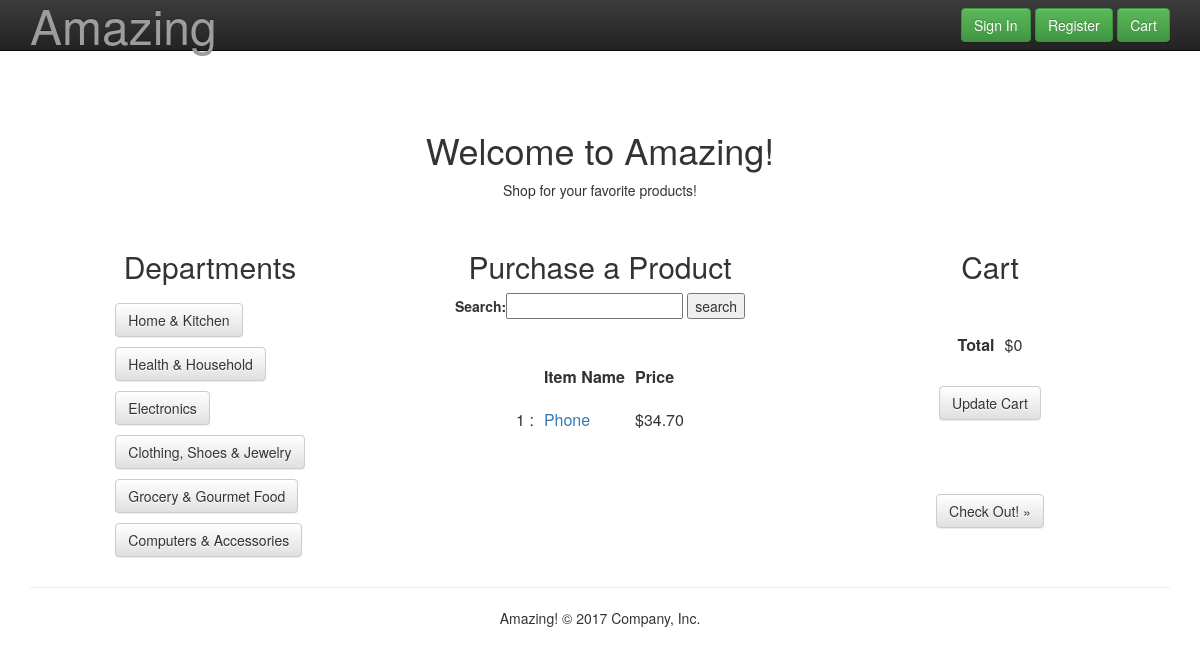
/search/department?department=3, run on an earlier commit of the app's database.
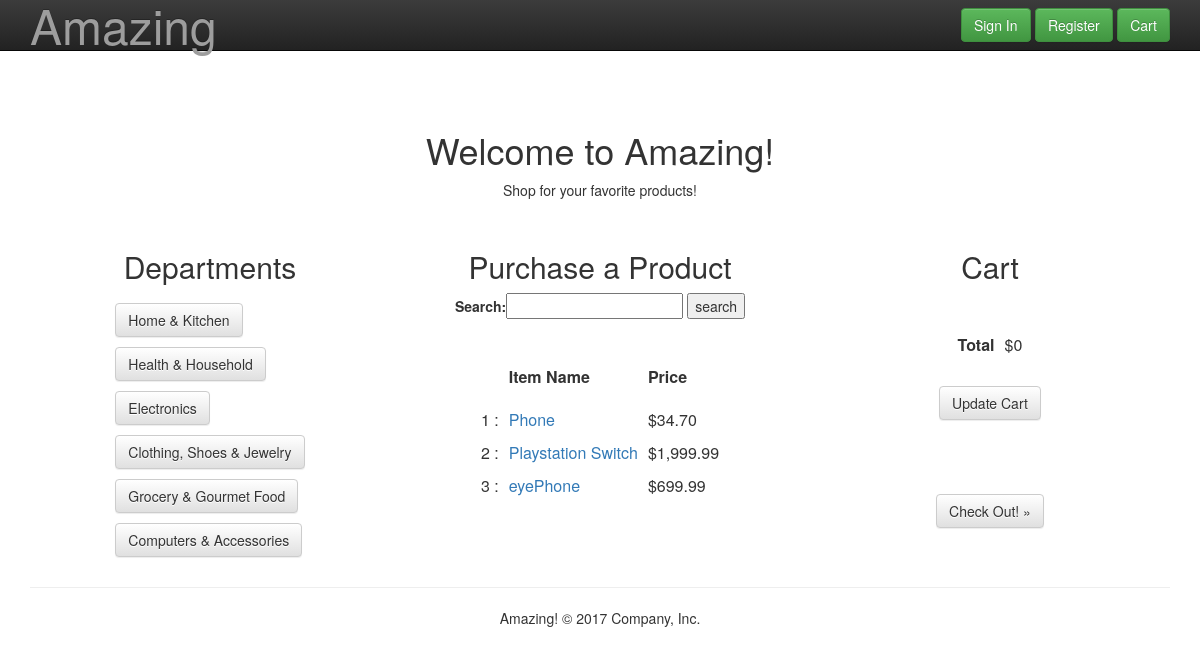
And on a later commit of the database.
### item/models.py (models this page shows, shortened)
class Item(models.Model):
	name = models.CharField(max_length=100)
	seller_name = models.CharField(max_length=100)
	price = models.FloatField()
	description = models.TextField(max_length=500)
	image = models.ImageField(blank=True, null=True)
	department = models.IntegerField(choices=DEPT_CHOICES,default=1)

### search/views.py (the view)
def department(request):
  cart = Cart(request)
  search = request.GET.get('department')
  print(search)
  items = Item.objects.filter(department=search)
  numResults = len(items)
  itemList = []
  total = 0
  for item in cart:
    itemList.append(item)
    total += item.total_price
  print(itemList)
  CartFormSet = formset_factory(CartForm, extra=0)
  if request.method == "POST" and len(itemList) > 0:
    formset = CartFormSet(request.POST)
    if(formset.is_valid()):
      index = 0
      for form in formset:
        item = Item.objects.get(pk=itemList[index].object_id)
        cart.update(item,form.cleaned_data['quantity'],itemList[index].unit_price)
        index += 1
    else:
      print (formset.errors)
    cart = Cart(request)
    total = 0
    for item in cart:
      total += item.total_price
    formset = CartFormSet(initial=[{'itemId' : item.object_id,
      'quantity' : item.quantity, 'name' : item.product.name, 'total_price' : item.total_price} for item in cart])
    message = 'Your Cart'
    return render(request,"search.html",{
      's_form':SearchForm(),
      'cart' : cart,
      'formset' : formset,
      'total' : total,
      'user' : request.user,
      'items' : items,
      'search' : search,
      'numResults' : numResults,
      })
  else:
    formset = CartFormSet(initial=[{'itemId' : item.object_id,
      'quantity' : item.quantity, 'name' : item.product.name, 'total_price' : item.total_price} for item in cart])
    message = 'Your Cart'
  return render(request,"search.html",{
    's_form':SearchForm(),
    'cart' : cart,
    'formset' : formset,
    'total' : total,
    'user' : request.user,
    'items' : items,
    'search' : search,
    'numResults' : numResults,
    })

### commerce/forms.py
class SearchForm(forms.Form):
	search = forms.CharField(label='Search')

### templates/search.html (shortened to what the changed rows need)
{% load staticfiles %}
{% load humanize %}
<link rel="stylesheet" href="https://maxcdn.bootstrapcdn.com/bootstrap/3.3.7/css/bootstrap.min.css">
<link rel="stylesheet" href="https://maxcdn.bootstrapcdn.com/bootstrap/3.3.7/css/bootstrap-theme.min.css">
<!DOCTYPE html>
<html lang="en">
  <head>
    <link href="../../assets/css/ie10-viewport-bug-workaround.css" rel="stylesheet">
    <link href="/static/css/jumbotron.css" rel="stylesheet">
  </head>
  <body>
 <div class="SearchColumn">
 <br>
  <br>
    <div class="container text-center">
      <br>
      <h1>Welcome to Amazing!</h1>
      <br>
    </div>
  </div>
  <div class="container text-center">
    <div class="row">
      <div class="col-md-4">
        <h2>Departments</h2>
      </div>
      <div class="col-md-4">
        <h2>Purchase a Product</h2>
        <form method="get" action="{% url 'search' %}">
          {{s_form}}
        </form><br>
        {% if numResults == 0 %}
        <p>No results.</p>
        {% else %}
        <table class="center" style="border-collapse: separate; border-spacing: 10px;">
          <tr>
            <th></th>
            <th>Item Name</th>
            <th>Price</th>
          </tr>
          {% for item in items %}
          <tr>
            <td>{{forloop.counter0|add:1}}&nbsp;:</td>
            <td><a href="{% url 'item' %}?id={{item.id | urlencode}}">{{item.name}}</a></td>
            <td>${{item.price|floatformat:2|intcomma}}</td>
          </tr>
        {% endfor %}
        </table>
        {% endif %}
      </div>
      <div class="col-md-4">
      <h2>Cart</h2>
      <br>
      {% if cart.count == 0 %}
        <p>Your cart is empty.</p>
      {% else %}
        <form action="{% url 'search' %}?search={{search}}" method="post">{% csrf_token %}
          <table class="center" style="border-collapse: separate; border-spacing: 10px;">
          <tr>
            <th>Total</th>
          </tr>
          </table>
          <br>
        </form>
        <br>
        <br>
        <br>
        {% endif %}
        </div>
      </div>
    </div>
  </body>
</html>

What changed in the data, as far as the page shows it:
added Item: name "Playstation Switch", price "1,999.99"
added Item: name "eyePhone", price "699.99"
